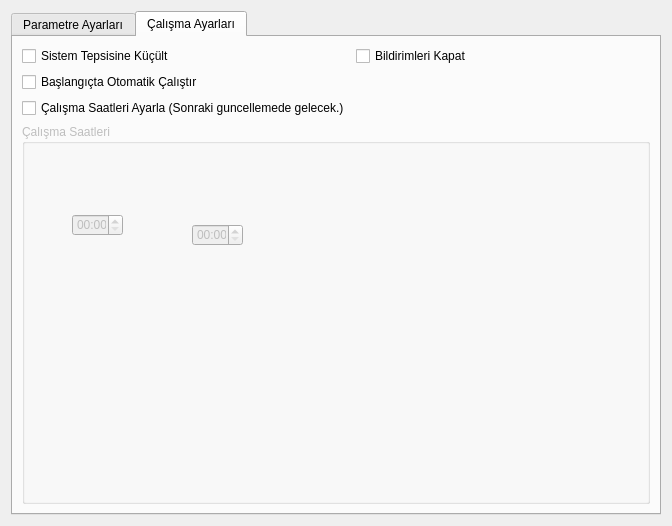
<?xml version="1.0" encoding="UTF-8"?>
<ui version="4.0">
 <class>Settings</class>
 <widget class="QWidget" name="Settings">
  <property name="geometry">
   <rect>
    <x>0</x>
    <y>0</y>
    <width>672</width>
    <height>526</height>
   </rect>
  </property>
  <property name="sizePolicy">
   <sizepolicy hsizetype="Maximum" vsizetype="Maximum">
    <horstretch>0</horstretch>
    <verstretch>0</verstretch>
   </sizepolicy>
  </property>
  <property name="minimumSize">
   <size>
    <width>672</width>
    <height>526</height>
   </size>
  </property>
  <property name="maximumSize">
   <size>
    <width>672</width>
    <height>526</height>
   </size>
  </property>
  <property name="windowTitle">
   <string>Form</string>
  </property>
  <layout class="QVBoxLayout" name="verticalLayout_2">
   <item>
    <widget class="QTabWidget" name="settingWidget">
     <property name="sizePolicy">
      <sizepolicy hsizetype="Expanding" vsizetype="Expanding">
       <horstretch>0</horstretch>
       <verstretch>0</verstretch>
      </sizepolicy>
     </property>
     <property name="currentIndex">
      <number>1</number>
     </property>
     <widget class="QWidget" name="paramTab">
      <attribute name="title">
       <string>Parametre Ayarları</string>
      </attribute>
      <layout class="QGridLayout" name="gridLayout_5">
       <item row="0" column="0">
        <widget class="QCheckBox" name="checkDefaultParam">
         <property name="text">
          <string>Hazır Parametre Kullan</string>
         </property>
         <property name="checked">
          <bool>true</bool>
         </property>
        </widget>
       </item>
       <item row="1" column="0">
        <widget class="QCheckBox" name="checkCustomParam">
         <property name="text">
          <string>Özel Parametre Kullan</string>
         </property>
        </widget>
       </item>
       <item row="2" column="0">
        <widget class="QGroupBox" name="paramBox">
         <property name="enabled">
          <bool>true</bool>
         </property>
         <property name="title">
          <string>Parametreler</string>
         </property>
         <layout class="QVBoxLayout" name="verticalLayout_3">
          <item>
           <widget class="QTabWidget" name="tabWidget">
            <property name="enabled">
             <bool>true</bool>
            </property>
            <property name="tabShape">
             <enum>QTabWidget::Rounded</enum>
            </property>
            <property name="currentIndex">
             <number>0</number>
            </property>
            <property name="elideMode">
             <enum>Qt::ElideRight</enum>
            </property>
            <widget class="QWidget" name="param1">
             <attribute name="title">
              <string>Parametre 1</string>
             </attribute>
             <layout class="QVBoxLayout" name="verticalLayout">
              <item>
               <widget class="QCheckBox" name="checkP">
                <property name="text">
                 <string>[-p] block passive DPI</string>
                </property>
               </widget>
              </item>
              <item>
               <widget class="QCheckBox" name="checkR">
                <property name="text">
                 <string>[-r] replace host with hoSt</string>
                </property>
               </widget>
              </item>
              <item>
               <widget class="QCheckBox" name="checkS">
                <property name="text">
                 <string>[-s] remove space between host header and its value</string>
                </property>
               </widget>
              </item>
              <item>
               <widget class="QCheckBox" name="checkM">
                <property name="text">
                 <string>[-m] mix Host header case (test.com -&gt; tEsT.cOm)</string>
                </property>
               </widget>
              </item>
              <item>
               <layout class="QHBoxLayout" name="horizontalLayout">
                <item>
                 <widget class="QCheckBox" name="checkF">
                  <property name="text">
                   <string>[-f] set HTTP fragmentation to value:</string>
                  </property>
                 </widget>
                </item>
                <item>
                 <widget class="QSpinBox" name="spinF">
                  <property name="maximum">
                   <number>1337</number>
                  </property>
                 </widget>
                </item>
                <item>
                 <spacer name="horizontalSpacer_3">
                  <property name="orientation">
                   <enum>Qt::Horizontal</enum>
                  </property>
                  <property name="sizeHint" stdset="0">
                   <size>
                    <width>40</width>
                    <height>20</height>
                   </size>
                  </property>
                 </spacer>
                </item>
               </layout>
              </item>
              <item>
               <layout class="QHBoxLayout" name="horizontalLayout_2">
                <item>
                 <widget class="QCheckBox" name="checkK">
                  <property name="text">
                   <string>[-k] enable HTTP persistent (keep-alive) fragmentation and set it to value:</string>
                  </property>
                 </widget>
                </item>
                <item>
                 <widget class="QSpinBox" name="spinK">
                  <property name="maximum">
                   <number>1337</number>
                  </property>
                 </widget>
                </item>
                <item>
                 <spacer name="horizontalSpacer_4">
                  <property name="orientation">
                   <enum>Qt::Horizontal</enum>
                  </property>
                  <property name="sizeHint" stdset="0">
                   <size>
                    <width>40</width>
                    <height>20</height>
                   </size>
                  </property>
                 </spacer>
                </item>
               </layout>
              </item>
              <item>
               <widget class="QCheckBox" name="checkN">
                <property name="text">
                 <string>[-n] do not wait for first segment ACK when -k is enabled</string>
                </property>
               </widget>
              </item>
              <item>
               <layout class="QHBoxLayout" name="horizontalLayout_3">
                <item>
                 <widget class="QCheckBox" name="checkE">
                  <property name="text">
                   <string>[-e] set HTTPS fragmentation to value:</string>
                  </property>
                 </widget>
                </item>
                <item>
                 <widget class="QSpinBox" name="spinE">
                  <property name="maximum">
                   <number>1337</number>
                  </property>
                 </widget>
                </item>
                <item>
                 <spacer name="horizontalSpacer_5">
                  <property name="orientation">
                   <enum>Qt::Horizontal</enum>
                  </property>
                  <property name="sizeHint" stdset="0">
                   <size>
                    <width>40</width>
                    <height>20</height>
                   </size>
                  </property>
                 </spacer>
                </item>
               </layout>
              </item>
              <item>
               <widget class="QCheckBox" name="checkA">
                <property name="text">
                 <string>[-a] additional space between Method and Request-URI (enables -s, may break sites)</string>
                </property>
               </widget>
              </item>
              <item>
               <widget class="QCheckBox" name="checkW">
                <property name="text">
                 <string>[-w] try to find and parse HTTP traffic on all processed ports (not only on port 80)</string>
                </property>
               </widget>
              </item>
              <item>
               <layout class="QHBoxLayout" name="horizontalLayout_4">
                <item>
                 <widget class="QCheckBox" name="checkPort">
                  <property name="text">
                   <string>[--port] additional TCP port to perform fragmentation on (and HTTP tricks with -w):</string>
                  </property>
                 </widget>
                </item>
                <item>
                 <widget class="QSpinBox" name="spinPort">
                  <property name="maximum">
                   <number>65535</number>
                  </property>
                 </widget>
                </item>
                <item>
                 <spacer name="horizontalSpacer_7">
                  <property name="orientation">
                   <enum>Qt::Horizontal</enum>
                  </property>
                  <property name="sizeHint" stdset="0">
                   <size>
                    <width>40</width>
                    <height>20</height>
                   </size>
                  </property>
                 </spacer>
                </item>
               </layout>
              </item>
              <item>
               <layout class="QHBoxLayout" name="horizontalLayout_5">
                <item>
                 <widget class="QCheckBox" name="checkIpId">
                  <property name="text">
                   <string>[--ip-id] handle additional IP ID (decimal, drop redirects and TCP RSTs with this ID):</string>
                  </property>
                 </widget>
                </item>
                <item>
                 <widget class="QLineEdit" name="lineIpId"/>
                </item>
               </layout>
              </item>
             </layout>
            </widget>
            <widget class="QWidget" name="param2">
             <attribute name="title">
              <string>Parametre 2</string>
             </attribute>
             <layout class="QGridLayout" name="gridLayout_8">
              <item row="0" column="0">
               <layout class="QHBoxLayout" name="horizontalLayout_6">
                <item>
                 <widget class="QCheckBox" name="checkDnsAddr">
                  <property name="text">
                   <string>[--dns-addr] redirect UDP DNS requests to the supplied IP address (experimental):</string>
                  </property>
                 </widget>
                </item>
                <item>
                 <widget class="QLineEdit" name="lineDnsAddr">
                  <property name="text">
                   <string>208.67.220.220</string>
                  </property>
                 </widget>
                </item>
               </layout>
              </item>
              <item row="1" column="0">
               <layout class="QHBoxLayout" name="horizontalLayout_7">
                <item>
                 <widget class="QCheckBox" name="checkDnsPort">
                  <property name="text">
                   <string>[--dns-port] redirect UDP DNS requests to the supplied port (53 by default)</string>
                  </property>
                 </widget>
                </item>
                <item>
                 <widget class="QSpinBox" name="spinDnsPort">
                  <property name="minimumSize">
                   <size>
                    <width>75</width>
                    <height>0</height>
                   </size>
                  </property>
                  <property name="maximum">
                   <number>65535</number>
                  </property>
                  <property name="value">
                   <number>1253</number>
                  </property>
                 </widget>
                </item>
                <item>
                 <spacer name="horizontalSpacer">
                  <property name="orientation">
                   <enum>Qt::Horizontal</enum>
                  </property>
                  <property name="sizeHint" stdset="0">
                   <size>
                    <width>40</width>
                    <height>20</height>
                   </size>
                  </property>
                 </spacer>
                </item>
               </layout>
              </item>
              <item row="2" column="0">
               <layout class="QHBoxLayout" name="horizontalLayout_8">
                <item>
                 <widget class="QCheckBox" name="checkDnsv6Addr">
                  <property name="text">
                   <string>[--dnsv6-addr] redirect UDPv6 DNS requests to the supplied IPv6 address (experimental):</string>
                  </property>
                 </widget>
                </item>
                <item>
                 <widget class="QLineEdit" name="lineDnsv6Addr">
                  <property name="text">
                   <string>2a02:6b8::feed:0ff</string>
                  </property>
                 </widget>
                </item>
               </layout>
              </item>
              <item row="3" column="0">
               <layout class="QHBoxLayout" name="horizontalLayout_9">
                <item>
                 <widget class="QCheckBox" name="checkDnsv6Port">
                  <property name="text">
                   <string>[--dnsv6-port] redirect UDPv6 DNS requests to the supplied port (53 by default)</string>
                  </property>
                 </widget>
                </item>
                <item>
                 <widget class="QSpinBox" name="spinDnsv6Port">
                  <property name="minimumSize">
                   <size>
                    <width>75</width>
                    <height>0</height>
                   </size>
                  </property>
                  <property name="maximum">
                   <number>65535</number>
                  </property>
                  <property name="value">
                   <number>1253</number>
                  </property>
                 </widget>
                </item>
                <item>
                 <spacer name="horizontalSpacer_2">
                  <property name="orientation">
                   <enum>Qt::Horizontal</enum>
                  </property>
                  <property name="sizeHint" stdset="0">
                   <size>
                    <width>40</width>
                    <height>20</height>
                   </size>
                  </property>
                 </spacer>
                </item>
               </layout>
              </item>
              <item row="4" column="0">
               <widget class="QCheckBox" name="checkBlacklist">
                <property name="text">
                 <string>[--blacklist] perform HTTP tricks only to host names and subdomains from
                          supplied text file. This option can be supplied multiple times.</string>
                </property>
               </widget>
              </item>
             </layout>
            </widget>
            <widget class="QWidget" name="quickSetting">
             <attribute name="title">
              <string>Hizli Ayarlar</string>
             </attribute>
             <layout class="QGridLayout" name="gridLayout_6">
              <item row="1" column="0">
               <widget class="QGroupBox" name="groupQuickSettings">
                <property name="title">
                 <string>Hazir ayarlar</string>
                </property>
                <layout class="QGridLayout" name="gridLayout_7">
                 <item row="0" column="0">
                  <widget class="QRadioButton" name="radioQuick1">
                   <property name="text">
                    <string>[-1] -p -r -s -f 2 -k 2 -n -e 2 (most compatible mode, default)</string>
                   </property>
                  </widget>
                 </item>
                 <item row="2" column="0">
                  <widget class="QRadioButton" name="radioQuick3">
                   <property name="text">
                    <string>[-3] -p -r -s -e 40 (better speed for HTTP and HTTPS)</string>
                   </property>
                  </widget>
                 </item>
                 <item row="1" column="0">
                  <widget class="QRadioButton" name="radioQuick2">
                   <property name="text">
                    <string>[-2] -p -r -s -f 2 -k 2 -n -e 40 (better speed for HTTPS yet still compatible)</string>
                   </property>
                  </widget>
                 </item>
                 <item row="3" column="0">
                  <widget class="QRadioButton" name="radioQuick4">
                   <property name="text">
                    <string>[-4] -p -r -s (best speed)</string>
                   </property>
                  </widget>
                 </item>
                </layout>
               </widget>
              </item>
              <item row="0" column="0">
               <widget class="QCheckBox" name="checkQuickSettings">
                <property name="text">
                 <string>Hizli ayarlari aktif et</string>
                </property>
               </widget>
              </item>
             </layout>
            </widget>
           </widget>
          </item>
         </layout>
        </widget>
       </item>
      </layout>
     </widget>
     <widget class="QWidget" name="runTab">
      <attribute name="title">
       <string>Çalışma Ayarları</string>
      </attribute>
      <layout class="QGridLayout" name="gridLayout_2">
       <item row="2" column="0">
        <widget class="QCheckBox" name="scheduleBox">
         <property name="text">
          <string>Çalışma Saatleri Ayarla (Sonraki guncellemede gelecek.)</string>
         </property>
        </widget>
       </item>
       <item row="0" column="0">
        <widget class="QCheckBox" name="trayBox">
         <property name="text">
          <string>Sistem Tepsisine Küçült</string>
         </property>
         <property name="checked">
          <bool>false</bool>
         </property>
        </widget>
       </item>
       <item row="1" column="0">
        <widget class="QCheckBox" name="startupBox">
         <property name="text">
          <string>Başlangıçta Otomatik Çalıştır</string>
         </property>
        </widget>
       </item>
       <item row="3" column="0" colspan="2">
        <widget class="QGroupBox" name="scheduleSettings">
         <property name="enabled">
          <bool>false</bool>
         </property>
         <property name="title">
          <string>Çalışma Saatleri</string>
         </property>
         <widget class="QDateTimeEdit" name="startTime">
          <property name="geometry">
           <rect>
            <x>50</x>
            <y>90</y>
            <width>51</width>
            <height>22</height>
           </rect>
          </property>
          <property name="displayFormat">
           <string>HH:mm</string>
          </property>
         </widget>
         <widget class="QDateTimeEdit" name="endTime">
          <property name="geometry">
           <rect>
            <x>170</x>
            <y>100</y>
            <width>51</width>
            <height>22</height>
           </rect>
          </property>
          <property name="displayFormat">
           <string>HH:mm</string>
          </property>
          <property name="calendarPopup">
           <bool>false</bool>
          </property>
          <property name="timeSpec">
           <enum>Qt::LocalTime</enum>
          </property>
         </widget>
        </widget>
       </item>
       <item row="0" column="1">
        <widget class="QCheckBox" name="notificationBox">
         <property name="text">
          <string>Bildirimleri Kapat</string>
         </property>
        </widget>
       </item>
      </layout>
     </widget>
    </widget>
   </item>
  </layout>
 </widget>
 <resources/>
 <connections/>
</ui>
